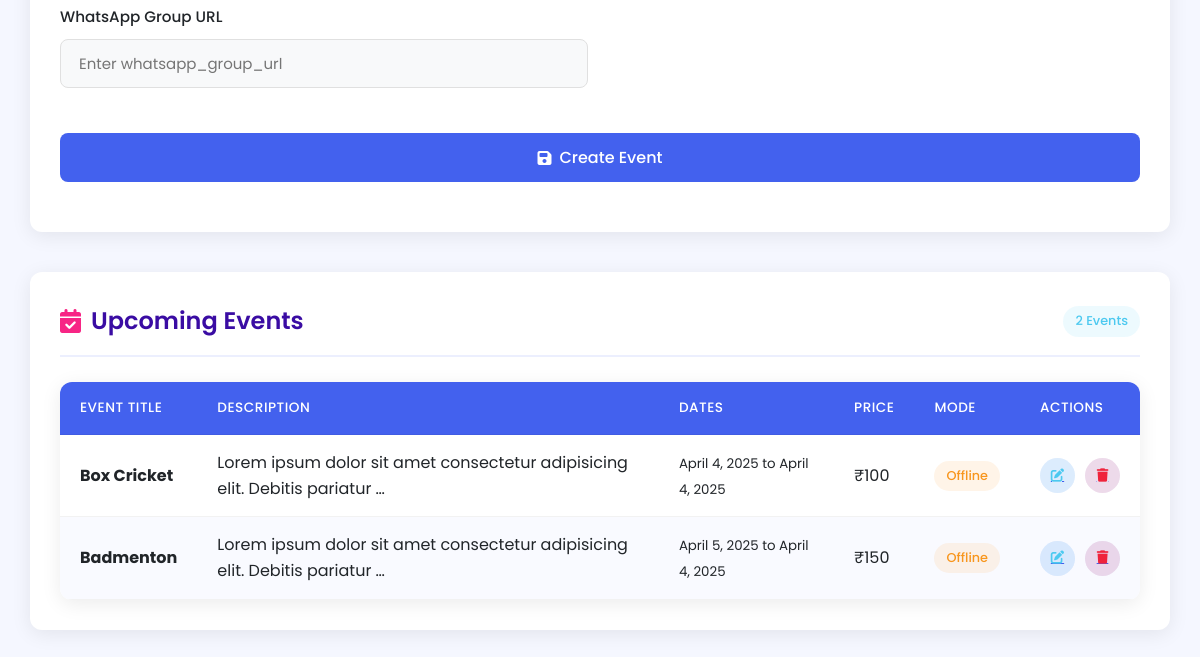
Before: /dashboard/ (signed in, lower part) with the older database file.
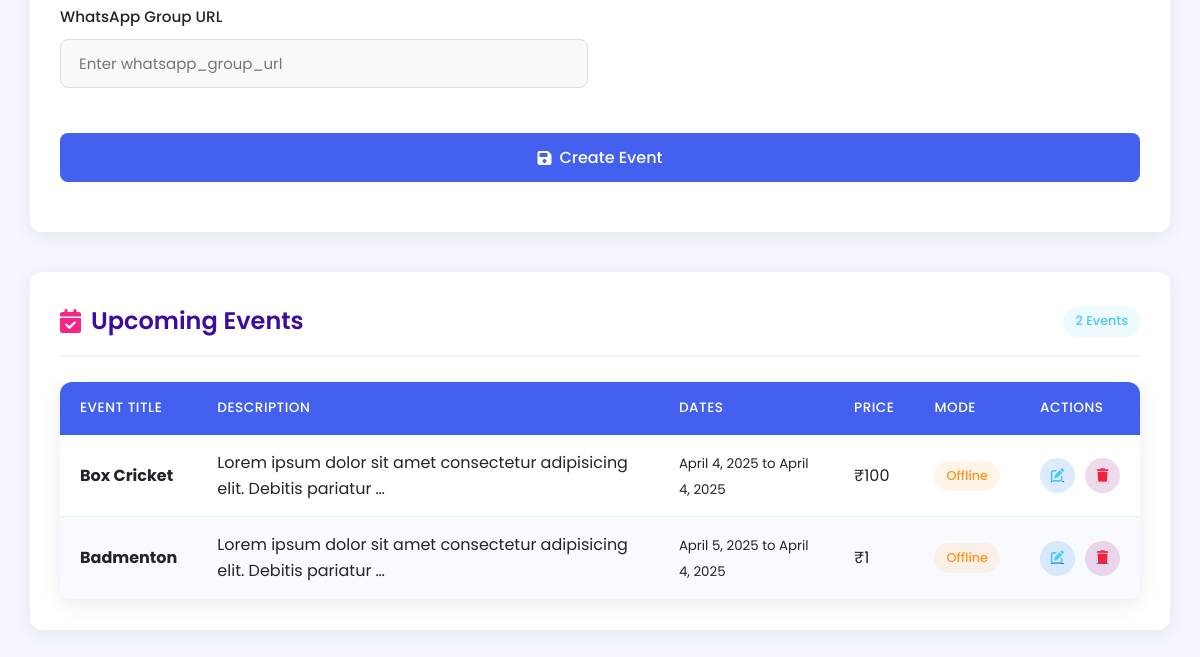
After: the same page with the newer database file.
### dashboard/models.py (models this page shows, shortened)
class Events(models.Model):
    title = models.CharField(max_length=200)
    content = models.TextField(null=True,blank=True)
    rules = models.TextField(null=True,blank=True)
    event_date =  models.DateField(null=True,blank=True)
    from_date = models.DateField(null=True,blank=True)
    to_date = models.DateField(null=True,blank=True)
    tags = models.CharField(max_length=200,null=True,blank=True)
    price = models.IntegerField(null=True,blank=True)
    mode = models.CharField(max_length=200,null=True,blank=True)
    poster_url = models.URLField(max_length=500,null=True,blank=True)
    whatsapp_group_url = models.URLField(max_length=500,null=True,blank=True)

### dashboard/views.py (the view)
# urls.py: path('',dashboard, name='dashboard'),
@login_required(login_url="admin-login")
def dashboard(request):
    events_obj = Events.objects.all()
    return render(request,"dashboard/dashboard.html",{"events_obj":events_obj})

### templates/dashboard/dashboard.html (shortened to what this page needs)
<!DOCTYPE html>
<html lang="en">
<head>
    <link rel="stylesheet" href="https://cdnjs.cloudflare.com/ajax/libs/font-awesome/6.4.0/css/all.min.css">
</head>
<body>
    <div class="container">
        <div class="card">
            <form action="{% url 'add-event' %}" method="post">
                <div class="form-grid">
                    <div class="form-group">
                        <label for="whatsapp_group_url">WhatsApp Group URL</label>
                        <div class="input-wrapper">
                            <input type="text" name="whatsapp_group_url" id="whatsapp_group_url" placeholder="Enter whatsapp_group_url">
                        </div>
                    </div>
                    <div class="form-group full-width">
                        <button type="submit" class="btn btn-primary btn-block">
                            <i class="fas fa-save"></i> Create Event
                        </button>
                    </div>
                </div>
            </form>
        </div>
        <div class="card">
            <div class="card-header">
                <div class="card-title"><i class="fas fa-calendar-check"></i> Upcoming Events</div>
                <div class="card-actions">
                    <span class="status-badge status-online">{{ events_obj|length }} Events</span>
                </div>
            </div>
            <div class="table-responsive">
                <table>
                    <thead>
                        <tr>
                            <th>Event Title</th>
                            <th>Description</th>
                            <th>Dates</th>
                            <th>Price</th>
                            <th>Mode</th>
                            <th>Actions</th>
                        </tr>
                    </thead>
                    <tbody>
                        {% for event in events_obj %}
                        <tr>
                            <td><strong>{{ event.title }}</strong></td>
                            <td>{{ event.content|truncatewords:10 }}</td>
                            <td>
                                <small>{{ event.from_date }} to {{ event.to_date }}</small>
                            </td>
                            <td>₹{{ event.price }}</td>
                            <td>
                                <span class="status-badge {% if event.mode == 'Online' %}status-online{% else %}status-offline{% endif %}">
                                    {{ event.mode }}
                                </span>
                            </td>
                            <td>
                                <div class="action-btns">
                                    <a href="{% url 'event-detail-dashboard' event.id %}" class="btn-action view" title="View">
                                    <button class="btn-action edit" title="Edit">
                                        <i class="fas fa-edit"></i>
                                    </button>
                                    </a>
                                    <a href="{% url 'event-detail' event.id %}" class="btn-action view" title="View">
                                    <button class="btn-action delete" title="Delete">
                                        <i class="fas fa-trash"></i>
                                    </button>
                                </a>
                                </div>
                            </td>
                        </tr>
                        {% endfor %}
                    </tbody>
                </table>
            </div>
        </div>
    </div>
</body>
</html>

Changed rows visible on the page:
changed Events "Badmenton": price "150" → "1"
